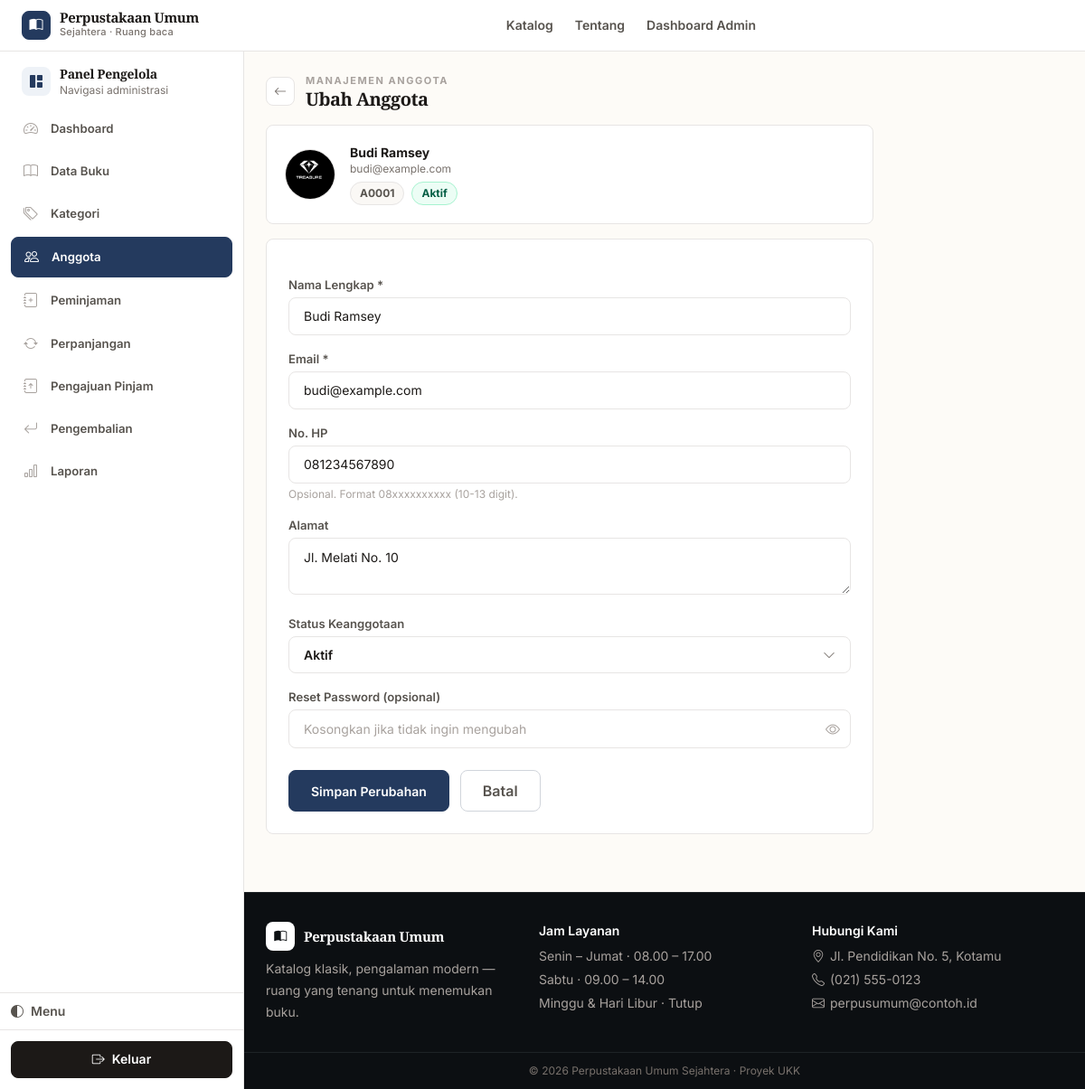
The app's page /admin/anggota/edit.php?id=1 (signed in) with its own data.
### tables this page shows
CREATE TABLE `anggota` (
  `id_anggota` int NOT NULL,
  `nomor_anggota` varchar(20) NOT NULL,
  `nama` varchar(150) NOT NULL,
  `email` varchar(150) NOT NULL,
  `password` varchar(255) NOT NULL,
  `no_hp` varchar(20) DEFAULT NULL,
  `alamat` varchar(255) DEFAULT NULL,
  `foto` varchar(255) DEFAULT NULL,
  `reset_token` varchar(64) DEFAULT NULL,
  `reset_expiry` datetime DEFAULT NULL,
  `status` enum('aktif','nonaktif') NOT NULL DEFAULT 'aktif',
  `created_at` timestamp NOT NULL DEFAULT CURRENT_TIMESTAMP
);

### admin/anggota/edit.php (called while the page is built, shortened)
<?php
require_once __DIR__ . '/../../config/bootstrap.php';
$id = isset($_GET['id']) ? (int) $_GET['id'] : (int) ($_POST['id'] ?? 0);
$stmt = $pdo->prepare("SELECT * FROM anggota WHERE id_anggota = :id");
$stmt->execute([':id' => $id]);
$anggota = $stmt->fetch();
$input = [
    'nama' => $anggota['nama'], 'email' => $anggota['email'],
    'no_hp' => $anggota['no_hp'], 'alamat' => $anggota['alamat'], 'status' => $anggota['status']
];
require_once __DIR__ . '/../../includes/header.php';
require_once __DIR__ . '/../../includes/admin_menu.php';
require __DIR__ . '/_form.php';
require_once __DIR__ . '/../../includes/footer.php';

### includes/functions.php (called while the page is built, shortened)
<?php
function e($string) {
    return htmlspecialchars($string ?? '', ENT_QUOTES, 'UTF-8');
}
function foto_profil_url($nama_file) {
    return UPLOAD_PROFIL_URL . $nama_file;
}

### admin/anggota/_form.php (the view, shortened to what this page needs)
<?php
$mode = isset($anggota) ? 'edit' : 'tambah';
if (!function_exists('initials_from_name')) {
  function initials_from_name($nama) {
    $nama = trim((string)$nama);
    $parts = preg_split('/\s+/', $nama);
    $parts = array_filter($parts, fn($p)=> $p!=='');
    $parts = array_values($parts);
    return mb_strtoupper(mb_substr($parts[0],0,1) . mb_substr(end($parts),0,1));
  }
}
?>
<div class="w-full max-w-2xl">
  <div class="flex items-center gap-3 mb-4">
    <a href="<?= BASE_URL ?>/admin/anggota/index.php" class="w-8 h-8 rounded-lg border bg-white flex items-center justify-center hover:bg-slate-50" style="border-color:var(--border); color:var(--text-faint)"><i class="bi bi-arrow-left text-sm"></i></a>
    <div>
      <p class="text-[11px] font-bold tracking-[.14em] uppercase" style="color:var(--text-faint-2)"><?= $mode==='edit' ? 'Manajemen anggota' : 'Tambah data' ?></p>
      <h1 class="font-display text-[20px] font-bold tracking-tight" style="color:var(--text)">
        <?= $mode === 'edit' ? 'Ubah Anggota' : 'Tambah Anggota' ?>
      </h1>
    </div>
  </div>
  <?php if ($mode==='edit' && !empty($anggota)):
    $initials = initials_from_name($anggota['nama'] ?? $input['nama'] ?? '');
    $hasFoto = !empty($anggota['foto']);
  ?>
    <div class="bg-white rounded-lg border p-4 sm:p-5 mb-4 flex gap-4 items-center" style="border-color:var(--border)">
      <?php if ($hasFoto): ?>
        <img src="<?= e(foto_profil_url($anggota['foto'])) ?>" alt="" class="w-14 h-14 rounded-full object-cover border" style="border-color:var(--border)">
      <?php else: ?>
        <span class="w-14 h-14 rounded-full flex items-center justify-center text-[15px] font-bold shrink-0" style="background:var(--accent-soft); color:var(--accent-text); border:1px solid var(--accent-soft-2)"><?= e($initials) ?></span>
      <?php endif; ?>
      <div class="min-w-0 flex-1">
        <p class="text-sm font-bold truncate" style="color:var(--text)"><?= e($anggota['nama']) ?></p>
        <p class="text-xs truncate" style="color:var(--text-faint)"><?= e($anggota['email']) ?></p>
        <div class="flex items-center gap-2 mt-1.5">
          <span class="inline-flex items-center rounded-full border px-2.5 py-1 text-xs font-bold" style="background:var(--surface-2); border-color:var(--border); color:var(--text-muted)"><?= e($anggota['nomor_anggota']) ?></span>
          <span class="inline-flex items-center gap-1 rounded-full px-2.5 py-1 text-xs font-bold border <?= ($anggota['status']??'aktif')==='aktif' ? 'bg-emerald-50 text-emerald-700 border-emerald-200' : 'bg-red-50 text-red-700 border-red-200' ?>" style="<?= ($anggota['status']??'aktif')==='aktif' ? 'background:#ecfdf5; color:#065f46; border-color:#a7f3d0' : 'background:#fef2f2; color:#991b1b; border-color:#fecaca' ?>"><?= e(ucfirst($anggota['status']??'aktif')) ?></span>
        </div>
      </div>
    </div>
  <?php endif; ?>
  <form method="post" action="" class="bg-white rounded-2xl border border-slate-200 shadow-soft p-4 sm:p-6 space-y-4">
    <div>
      <label class="block text-sm font-medium text-gray-700 mb-1">Nama Lengkap *</label>
      <input type="text" name="nama" required maxlength="150" value="<?= e($input['nama']) ?>" class="w-full border border-gray-300 rounded-lg px-4 py-2.5 focus:outline-none focus:ring-2 focus:ring-brand-500">
    </div>
    <div>
      <label class="block text-sm font-medium text-gray-700 mb-1">Email *</label>
      <input type="email" name="email" required maxlength="150" value="<?= e($input['email']) ?>" class="w-full border border-gray-300 rounded-lg px-4 py-2.5 focus:outline-none focus:ring-2 focus:ring-brand-500">
    </div>
    <div>
      <label class="block text-sm font-medium text-gray-700 mb-1">No. HP</label>
      <input type="text" name="no_hp" value="<?= e($input['no_hp']) ?>" maxlength="20" inputmode="numeric" pattern="08[0-9]{8,11}" placeholder="08xxxxxxxxxx" class="w-full border border-gray-300 rounded-lg px-4 py-2.5 focus:outline-none focus:ring-2 focus:ring-brand-500">
      <p class="text-xs text-gray-400 mt-1">Opsional. Format 08xxxxxxxxxx (10-13 digit).</p>
    </div>
    <div>
      <label class="block text-sm font-medium text-gray-700 mb-1">Alamat</label>
      <textarea name="alamat" rows="2" maxlength="255" class="w-full border border-gray-300 rounded-lg px-4 py-2.5 focus:outline-none focus:ring-2 focus:ring-brand-500"><?= e($input['alamat']) ?></textarea>
    </div>
    <?php if ($mode === 'edit'): ?>
      <div>
        <label class="block text-sm font-medium text-gray-700 mb-1">Status Keanggotaan</label>
      </div>
      <div>
        <label class="block text-sm font-medium text-gray-700 mb-1">Reset Password (opsional)</label>
        <div class="relative">
          <input type="password" name="password_baru" placeholder="Kosongkan jika tidak ingin mengubah"
                 class="w-full border border-gray-300 rounded-lg pl-4 pr-10 py-2.5 focus:outline-none focus:ring-2 focus:ring-brand-500">
          <button type="button" onclick="togglePasswordVisibility(this)" tabindex="-1"
                  class="absolute right-3 top-1/2 -translate-y-1/2 text-gray-400 hover:text-gray-600"><i class="bi bi-eye"></i></button>
        </div>
      </div>
    <?php endif; ?>
    <div class="flex flex-col sm:flex-row gap-3 pt-2">
      <button type="submit" class="w-full sm:w-auto bg-brand-600 hover:bg-brand-700 text-white font-medium px-6 py-2.5 rounded-xl transition"><?= $mode === 'edit' ? 'Simpan Perubahan' : 'Simpan Anggota' ?></button>
      <a href="<?= BASE_URL ?>/admin/anggota/index.php" class="w-full sm:w-auto border border-gray-300 hover:bg-gray-50 px-6 py-2.5 rounded-xl transition text-gray-600 text-center">Batal</a>
    </div>
  </form>
</div>

### assets/css/app.css (style rules this page uses)
:root { color-scheme: light; --paper: #fdfbf7; --paper-2: #f7f2eb; --surface: #ffffff; --surface-2: #faf8f5; --surface-hover: #f5f1ea; --border: #e7e5e4; --border-strong: #d6d3d1; --border-faint: #f5f5f4; --text: #1c1917; --text-muted: #57534e; --text-faint: #78716c; --text-faint-2: #a8a29e; --accent: #243a5e; --accent-hover: #1a2c4a; --accent-soft: #eef2f7; --accent-soft-2: #dbe6f2; --accent-ring: rgba(36,58,94,.14); --accent-text: #243a5e; --radius-sm: 6px; --radius: 8px; --radius-md: 10px; --radius-lg: 12px; --radius-xl: 14px; --shadow-xs: 0 1px 2px rgba(16,24,40,.05); --shadow-sm: 0 1px 3px rgba(16,24,40,.06); --shadow: 0 2px 8px rgba(16,24,40,.06); --font-body: Inter, ui-sans-serif, system-ui, -apple-system, "Segoe UI", sans-serif; --font-display: "EB Garamond", "Source Serif 4", Georgia, "Times New Roman", serif; --transition: 160ms ease; --transition-fast: 120ms ease; --badge-amber-bg: #fffbeb; --badge-amber-border: #fde68a; --badge-amber-text: #92400e; --badge-red-bg: #fef2f2; --badge-red-border: #fecaca; --badge-red-text: #991b1b; --badge-emerald-bg: #ecfdf5; --badge-emerald-border: #a7f3d0; --badge-emerald-text: #065f46; --badge-slate-bg: #f8fafc; --badge-slate-border: var(--border); --badge-slate-text: var(--text-faint); }
html { scroll-behavior: smooth; }
body { font-family: var(--font-body); background: var(--paper); color: var(--text); -webkit-font-smoothing: antialiased; text-rendering: optimizeLegibility; line-height: 1.65; }
h1, h2, h3, .font-display, .hero-title { font-family: var(--font-display); letter-spacing: -0.02em; line-height: 1.2; color: var(--text); }
h1 { font-weight: 700; }
@media (prefers-reduced-motion: no-preference) { * { scroll-behavior: auto; } }
.bg-white.rounded-2xl, .bg-white.rounded-3xl, .bg-white.rounded-xl, .profile-card, .report-stat, .report-sheet, .responsive-table-card, .mobile-card, .member-loan-card, .history-stat { border: 1px solid var(--border) !important; border-radius: var(--radius-md) !important; box-shadow: var(--shadow-xs) !important; background: var(--surface) !important; }
.shadow-soft, .shadow-sm, .shadow-float, .shadow-lg, .shadow-xl { box-shadow: var(--shadow-xs) !important; }
a.bg-brand-600, button.bg-brand-600, .bg-brand-600 { background: var(--accent) !important; color: #fff !important; border: 1px solid var(--accent) !important; border-radius: var(--radius) !important; box-shadow: none !important; font-weight: 600 !important; font-size: 0.875rem !important; transition: background var(--transition-fast), border-color var(--transition-fast), color var(--transition-fast) !important; transform: none !important; }
.border-slate-200.bg-white { border-radius: var(--radius) !important; box-shadow: none !important; }
a.border, button.border { border-radius: var(--radius) !important; font-weight: 600 !important; }
.rounded-xl { border-radius: var(--radius) !important; }
.rounded-2xl { border-radius: var(--radius-md) !important; }
input, select, textarea { border: 1px solid var(--border) !important; background: var(--surface) !important; color: var(--text) !important; border-radius: var(--radius) !important; transition: border-color var(--transition-fast), box-shadow var(--transition-fast), background var(--transition-fast) !important; font-size: 0.875rem !important; }
input::placeholder, textarea::placeholder { color: var(--text-faint-2) !important; }
label { color: var(--text-muted) !important; font-weight: 600 !important; font-size: 0.82rem !important; }
.px-4.py-2\.5 { padding-top: 0.6rem !important; padding-bottom: 0.6rem !important; }
input, select, textarea, button { max-width: 100%; }
.bg-emerald-50, [class*="bg-emerald-50"] { background: #ecfdf5 !important; border: 1px solid #a7f3d0 !important; color: #065f46 !important; }
.border-slate-200, .border-slate-100, .border-gray-100, .border-gray-200 { border-color: var(--border) !important; }
.text-slate-600, .text-gray-600 { color: var(--text-muted) !important; }
.text-slate-400, .text-gray-400 { color: var(--text-faint-2) !important; }
body { animation: none !important; }
main > * { animation: none !important; }
a { transition: color var(--transition-fast) !important; }

### records on screen
anggota: foto (picture), nama "Budi Ramsey", email "budi@example.com", nomor_anggota "A0001", status "Aktif", no_hp "081234567890", alamat "Jl. Melati No. 10"

### other values on screen
$item['label'] "Dashboard"
$item['label'] "Data Buku"
$item['label'] "Kategori"
$item['label'] "Anggota"
$item['label'] "Peminjaman"
$item['label'] "Perpanjangan"
$item['label'] "Pengajuan Pinjam"
$item['label'] "Pengembalian"
$item['label'] "Laporan"
